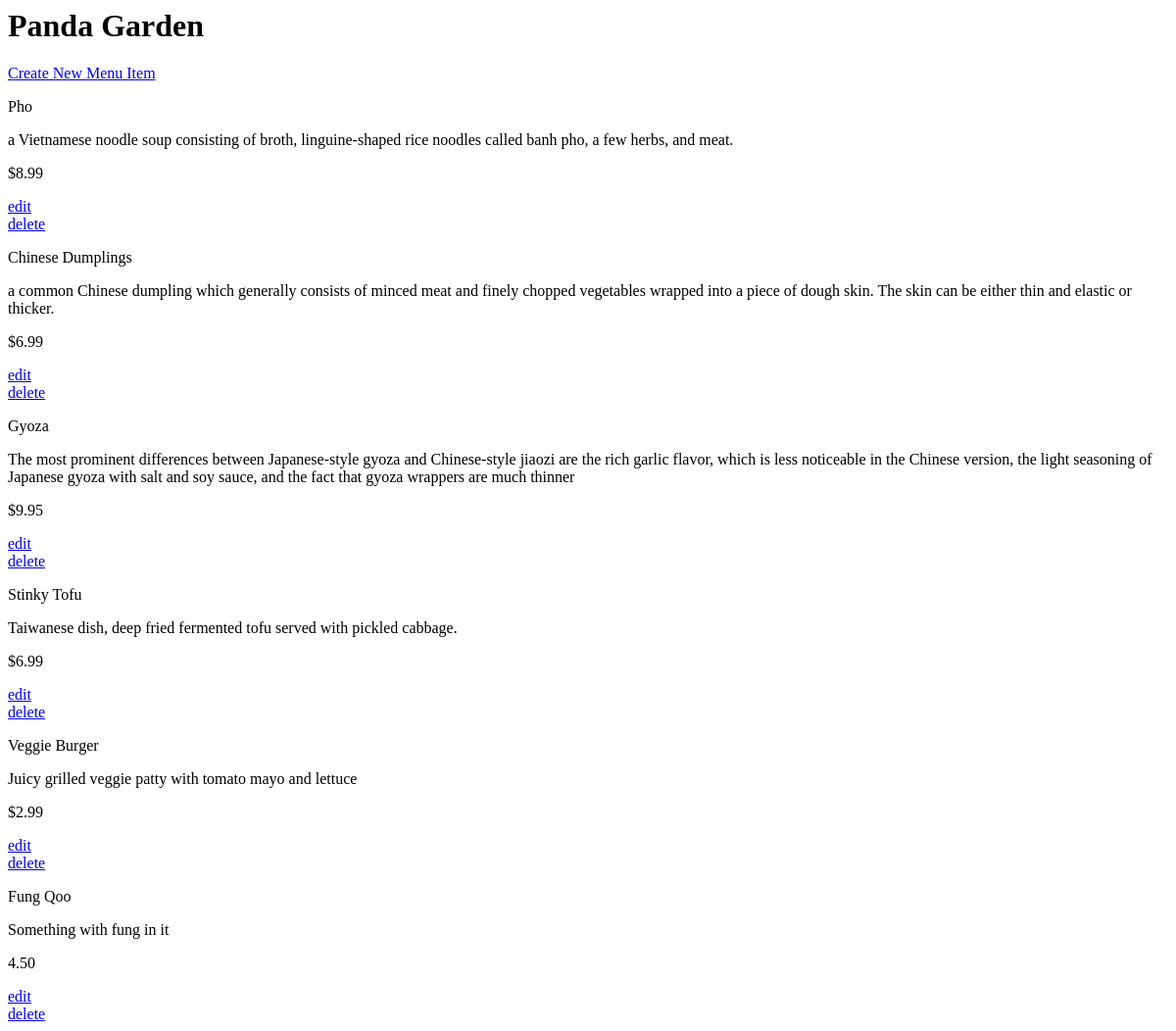
/restaurants/3/, run on an earlier commit of the app's database.
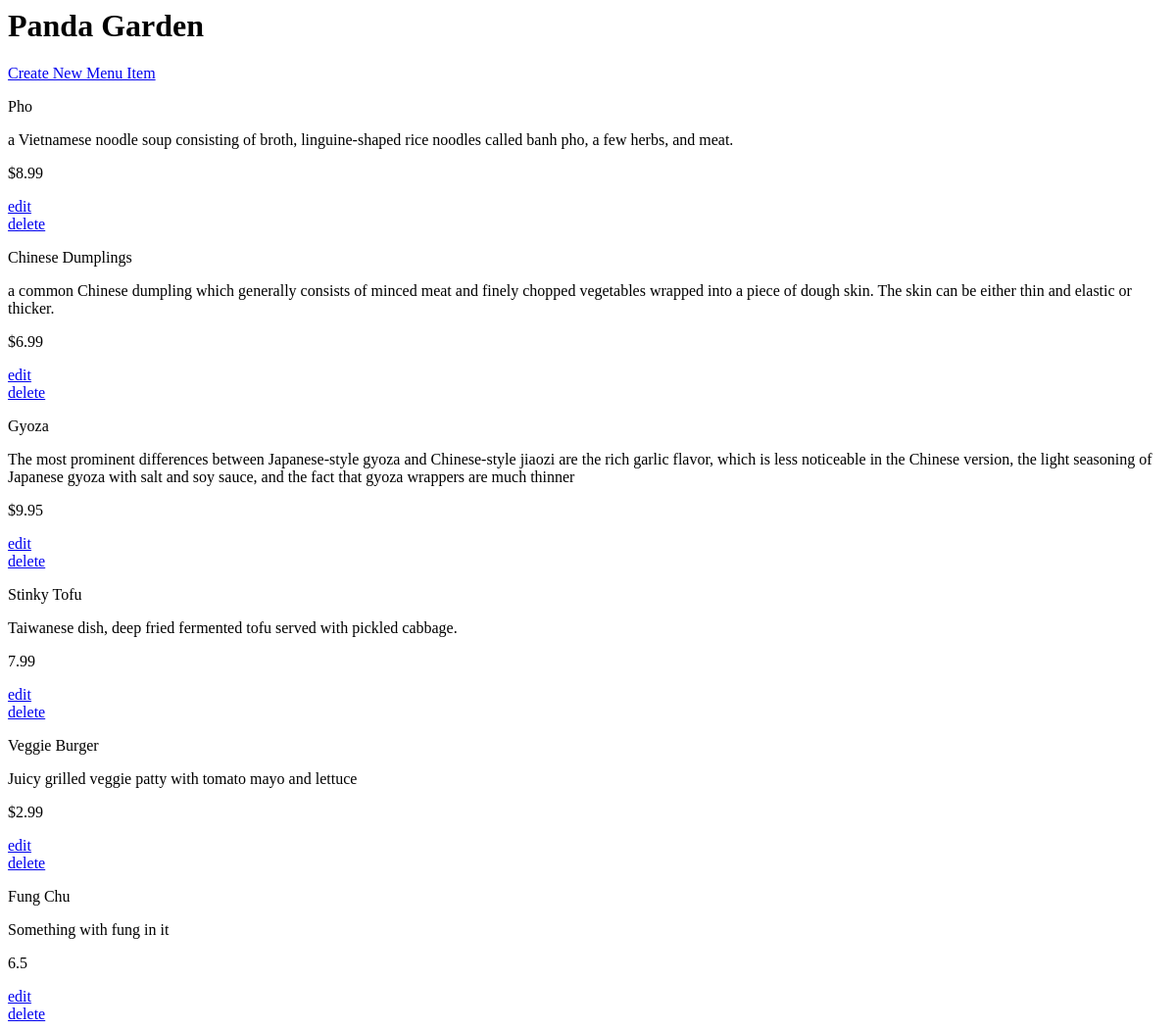
And on a later commit of the database.
### database_setup.py (models this page shows)
class Restaurant(Base):
    __tablename__ = 'restaurant'
    name = Column(String(80), nullable = False)
    id = Column(Integer, primary_key = True)

class MenuItem(Base):
    __tablename__ = 'menu_item'
    name = Column(String(80), nullable = False)
    id = Column(Integer, primary_key = True)
    course = Column(String(250))
    description = Column(String(250))
    price = Column(String(8))
    restaurant_id = Column(Integer, ForeignKey('restaurant.id'))
    restaurant = relationship(Restaurant)

### project.py (the view)
@app.route('/')
@app.route('/restaurants/<int:restaurant_id>/')
def restaurantMenu(restaurant_id = None):
    restaurant = session.query(Restaurant).filter_by(id = restaurant_id).first()
    if restaurant:
        items = session.query(MenuItem).filter_by(restaurant_id = restaurant.id)
        return render_template('menu.html', restaurant=restaurant, items=items)
    else:
        output = ''
        output += "<html><head><title>List Menu Items</title></head><body>"
        output += "<h2>No restaurant data found for ID#{0}</h2></body>".format(restaurant_id)
        return output

### templates/menu.html (shortened to what this page needs)
<html>
<body>
    <h1>{{restaurant.name}}</h1>
    <a href='{{url_for("newMenuItem", restaurant_id = restaurant.id) }}'>Create New Menu Item</a>
    {% for i in items %}
        <div>
            <p>{{i.name}}</p>
            <p>{{i.description}}</p>
            <p>{{i.price}} </p>
        </div>
        <div>
            <a href='{{url_for("editMenuItem", restaurant_id = restaurant.id, menu_id = i.id) }}'>edit</a>
            <a href='{{url_for("deleteMenuItem", restaurant_id = restaurant.id, menu_id = i.id ) }}'>delete</a>
        </div>
    {% endfor %}
</body>
</html>

What changed in the data, as far as the page shows it:
changed MenuItem "Stinky Tofu": price "$6.99" → "7.99"
changed MenuItem "Something with fung in it": name "Fung Qoo" → "Fung Chu"; price "4.50" → "6.5"
